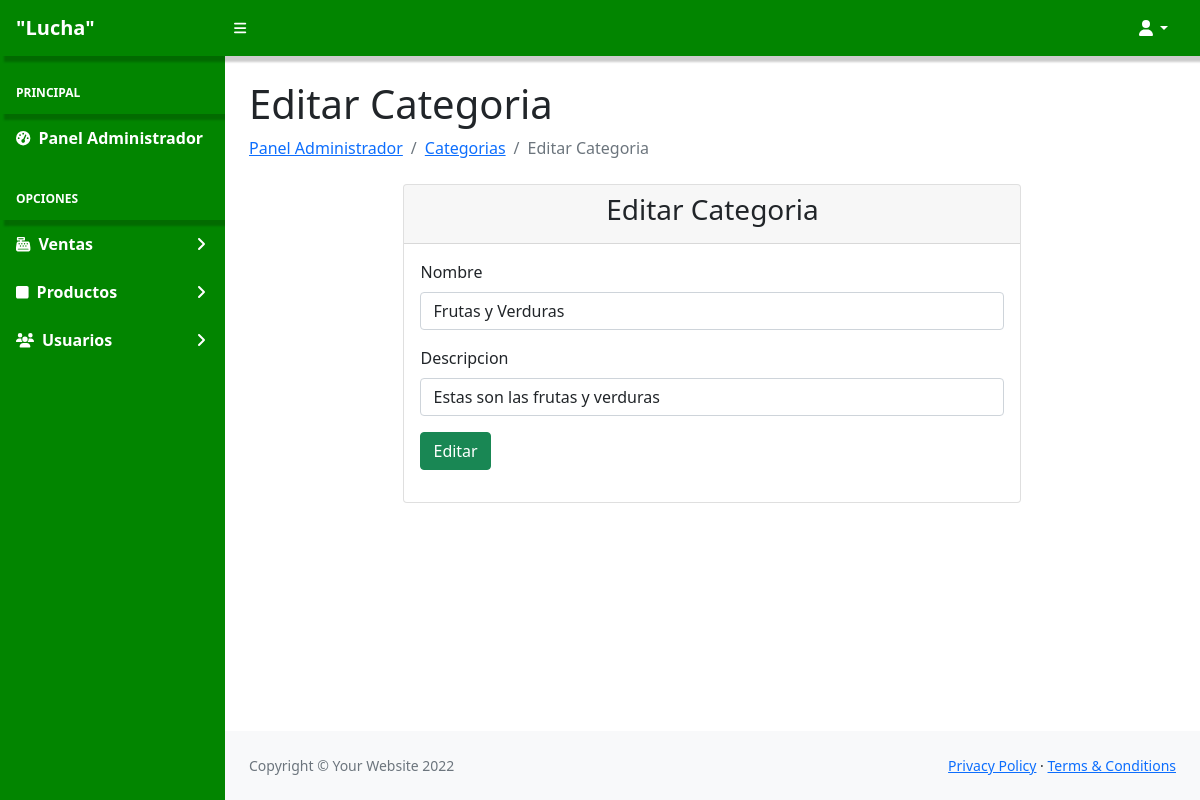
Page /PanelAdministrador/edit_cat.php?idcat=1 (signed in) on the committed database.
### tables this page shows
CREATE TABLE IF NOT EXISTS `p_categoria` (
  `id_cat` int(11) NOT NULL AUTO_INCREMENT,
  `nombre_cat` varchar(100) DEFAULT 'Desconocido',
  `desc_cat` varchar(252) DEFAULT 'Sin descripción',
  PRIMARY KEY (`id_cat`)
);

### PanelAdministrador/edit_cat.php (the view, shortened to what this page needs)
<?php
    include 'templates/navbar.php';
    include "../config/bd.php";
?>
<div id="layoutSidenav">
<div id="layoutSidenav_nav">
<?php
    include 'templates/menulateral.php';
?>
</div>
<div id="layoutSidenav_content">
<main>
    <?php
    $query = "SELECT * FROM p_categoria WHERE  id_cat=\"$_GET[idcat]\";";
    $result = $connect->query($query);
    ?>
    <?php
    $data=$result->fetch_assoc();
    ?>
    <div class="container-fluid px-4">
        <h1 class="mt-4">Editar Categoria</h1>
        <ol class="breadcrumb mb-4">
            <li class="breadcrumb-item"><a href="index.php">Panel Administrador</a></li>
            <li class="breadcrumb-item"><a href="tables_categorias.php">Categorias</a></li>
            <li class="breadcrumb-item active">Editar Categoria</li>
        </ol>
        <div class="card col-md-8 offset-md-2">
            <div class="card-header text-center">
                <h3>
                Editar Categoria
                </h3>
            </div>
            <div class="card-body">
                <form method="POST" id="formeditCat">
                    <div class="mb-3">
                        <label for="EditCatName" class="form-label">Nombre</label>
                        <input type="text" class="form-control" id="EditCatName" name="EditCatName" value="<?php echo $data['nombre_cat']?>" require placeholder="Nombre de la categoria">
                    </div>
                    <div class="mb-3">
                        <label for="EditCatDesc" class="form-label">Descripcion</label>
                        <input type="text" class="form-control" id="EditCatDesc" name="EditCatDesc" value="<?php echo $data['desc_cat']?>" require placeholder="Descripcion de la Categoria">
                    </div>
                    <div class="mb-3">
                        <a class="btn btn-success" type="submit"onclick="editCat()">Editar</a>
                    </div>
                </form>
            </div>
        </div>
    </div>
</main>
<?php
    include 'templates/footer.php';
?>

### rows in the picture
p_categoria: EditCatName "Frutas y Verduras", EditCatDesc "Estas son las frutas y verduras"
